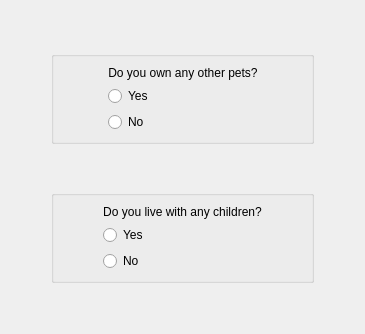
     <widget class="QWidget" name="goodWithQuestions">
      <layout class="QVBoxLayout" name="verticalLayout_38">
       <item>
        <layout class="QHBoxLayout" name="horizontalLayout_19">
         <item>
          <spacer name="horizontalSpacer_32">
           <property name="orientation">
            <enum>Qt::Horizontal</enum>
           </property>
           <property name="sizeHint" stdset="0">
            <size>
             <width>40</width>
             <height>20</height>
            </size>
           </property>
          </spacer>
         </item>
         <item>
          <layout class="QVBoxLayout" name="verticalLayout_37">
           <item>
            <spacer name="verticalSpacer">
             <property name="orientation">
              <enum>Qt::Vertical</enum>
             </property>
             <property name="sizeHint" stdset="0">
              <size>
               <width>20</width>
               <height>40</height>
              </size>
             </property>
            </spacer>
           </item>
           <item>
            <widget class="QGroupBox" name="groupBox_8">
             <property name="title">
              <string/>
             </property>
             <layout class="QVBoxLayout" name="verticalLayout_31">
              <item>
               <layout class="QHBoxLayout" name="horizontalLayout_15">
                <item>
                 <spacer name="horizontalSpacer_24">
                  <property name="orientation">
                   <enum>Qt::Horizontal</enum>
                  </property>
                  <property name="sizeHint" stdset="0">
                   <size>
                    <width>40</width>
                    <height>20</height>
                   </size>
                  </property>
                 </spacer>
                </item>
                <item>
                 <layout class="QVBoxLayout" name="verticalLayout_32">
                  <item>
                   <widget class="QLabel" name="label_14">
                    <property name="text">
                     <string>Do you own any other pets?</string>
                    </property>
                    <property name="alignment">
                     <set>Qt::AlignCenter</set>
                    </property>
                   </widget>
                  </item>
                  <item>
                   <widget class="QRadioButton" name="animalsYes">
                    <property name="text">
                     <string>Yes</string>
                    </property>
                   </widget>
                  </item>
                  <item>
                   <widget class="QRadioButton" name="animalsNo">
                    <property name="text">
                     <string>No</string>
                    </property>
                   </widget>
                  </item>
                 </layout>
                </item>
                <item>
                 <spacer name="horizontalSpacer_25">
                  <property name="orientation">
                   <enum>Qt::Horizontal</enum>
                  </property>
                  <property name="sizeHint" stdset="0">
                   <size>
                    <width>40</width>
                    <height>20</height>
                   </size>
                  </property>
                 </spacer>
                </item>
               </layout>
              </item>
             </layout>
            </widget>
           </item>
           <item>
            <spacer name="verticalSpacer_2">
             <property name="orientation">
              <enum>Qt::Vertical</enum>
             </property>
             <property name="sizeHint" stdset="0">
              <size>
               <width>20</width>
               <height>40</height>
              </size>
             </property>
            </spacer>
           </item>
           <item>
            <widget class="QGroupBox" name="groupBox_10">
             <property name="title">
              <string/>
             </property>
             <layout class="QVBoxLayout" name="verticalLayout_35">
              <item>
               <layout class="QHBoxLayout" name="horizontalLayout_18">
                <item>
                 <spacer name="horizontalSpacer_30">
                  <property name="orientation">
                   <enum>Qt::Horizontal</enum>
                  </property>
                  <property name="sizeHint" stdset="0">
                   <size>
                    <width>40</width>
                    <height>20</height>
                   </size>
                  </property>
                 </spacer>
                </item>
                <item>
                 <layout class="QVBoxLayout" name="verticalLayout_36">
                  <item>
                   <widget class="QLabel" name="label_16">
                    <property name="text">
                     <string>Do you live with any children?</string>
                    </property>
                    <property name="alignment">
                     <set>Qt::AlignCenter</set>
                    </property>
                   </widget>
                  </item>
                  <item>
                   <widget class="QRadioButton" name="childrenYes">
                    <property name="text">
                     <string>Yes</string>
                    </property>
                   </widget>
                  </item>
                  <item>
                   <widget class="QRadioButton" name="childrenNo">
                    <property name="text">
                     <string>No</string>
                    </property>
                   </widget>
                  </item>
                 </layout>
                </item>
                <item>
                 <spacer name="horizontalSpacer_31">
                  <property name="orientation">
                   <enum>Qt::Horizontal</enum>
                  </property>
                  <property name="sizeHint" stdset="0">
                   <size>
                    <width>40</width>
                    <height>20</height>
                   </size>
                  </property>
                 </spacer>
                </item>
               </layout>
              </item>
             </layout>
            </widget>
           </item>
           <item>
            <spacer name="verticalSpacer_3">
             <property name="orientation">
              <enum>Qt::Vertical</enum>
             </property>
             <property name="sizeHint" stdset="0">
              <size>
               <width>20</width>
               <height>40</height>
              </size>
             </property>
            </spacer>
           </item>
          </layout>
         </item>
         <item>
          <spacer name="horizontalSpacer_33">
           <property name="orientation">
            <enum>Qt::Horizontal</enum>
           </property>
           <property name="sizeHint" stdset="0">
            <size>
             <width>40</width>
             <height>20</height>
            </size>
           </property>
          </spacer>
         </item>
        </layout>
       </item>
      </layout>
     </widget>
